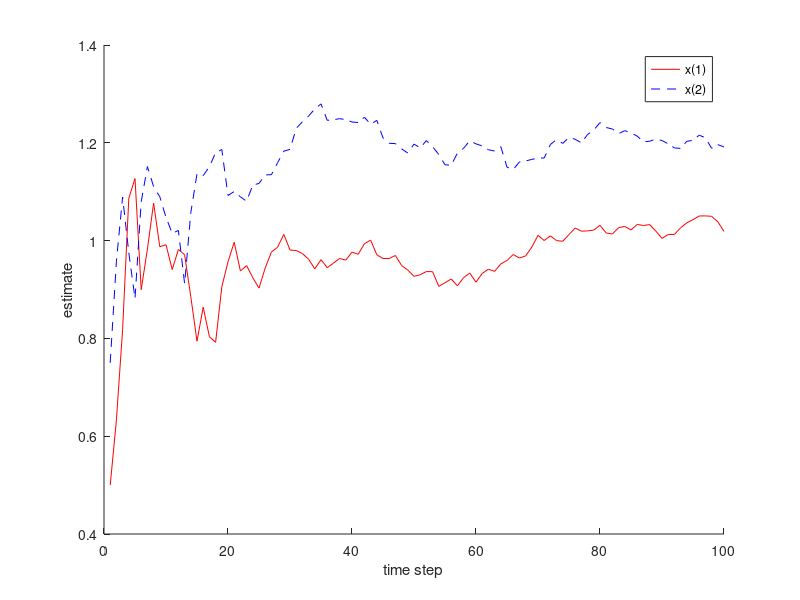
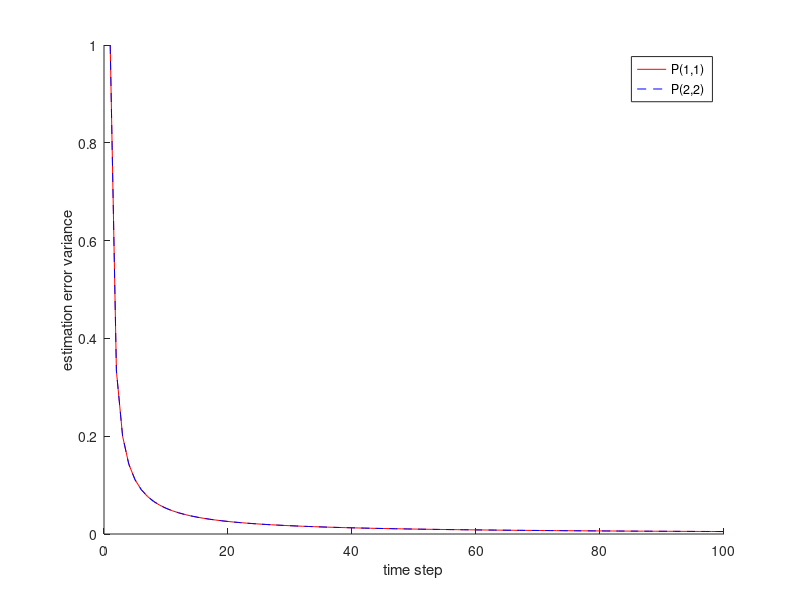

MATLAB code for these plots, in order:
function RLS
% Recursive least squares example
N = 100; % number of time steps
H = [1 1 ; 1 -1]; % measurement matrix
R = eye(2); % measurement noise covariance
x = [1 ; 1]; % constant vector that we want to estimate
xhat = [1/2 ; 3/4]; % initial estimate
P = eye(2); % initial estimation error covariance
xhatArray = zeros(2, N);
xhatArray(:, 1) = xhat;
PArray = zeros(2, N);
PArray(:, 1) = diag(P);
for k = 1 : N-1
    y = H * x + sqrt(R) * randn(2, 1);
    K = P * H' / (H * P * H' + R); % estimator gain
    xhat = xhat + K * (y - H * xhat); % estimator update
    P = (eye(2) - K * H) * P * (eye(2) - K * H)' + K * R * K';
    xhatArray(:, k+1) = xhat;
    PArray(:, k+1) = diag(P);
end
close all

figure, hold on
plot(xhatArray(1,:), 'r-')
plot(xhatArray(2,:), 'b--')
xlabel('time step')
ylabel('estimate')
legend('x(1)', 'x(2)')

figure, hold on
plot(PArray(1,:), 'r-')
plot(PArray(2,:), 'b--')
xlabel('time step')
ylabel('estimation error variance')
legend('P(1,1)', 'P(2,2)')